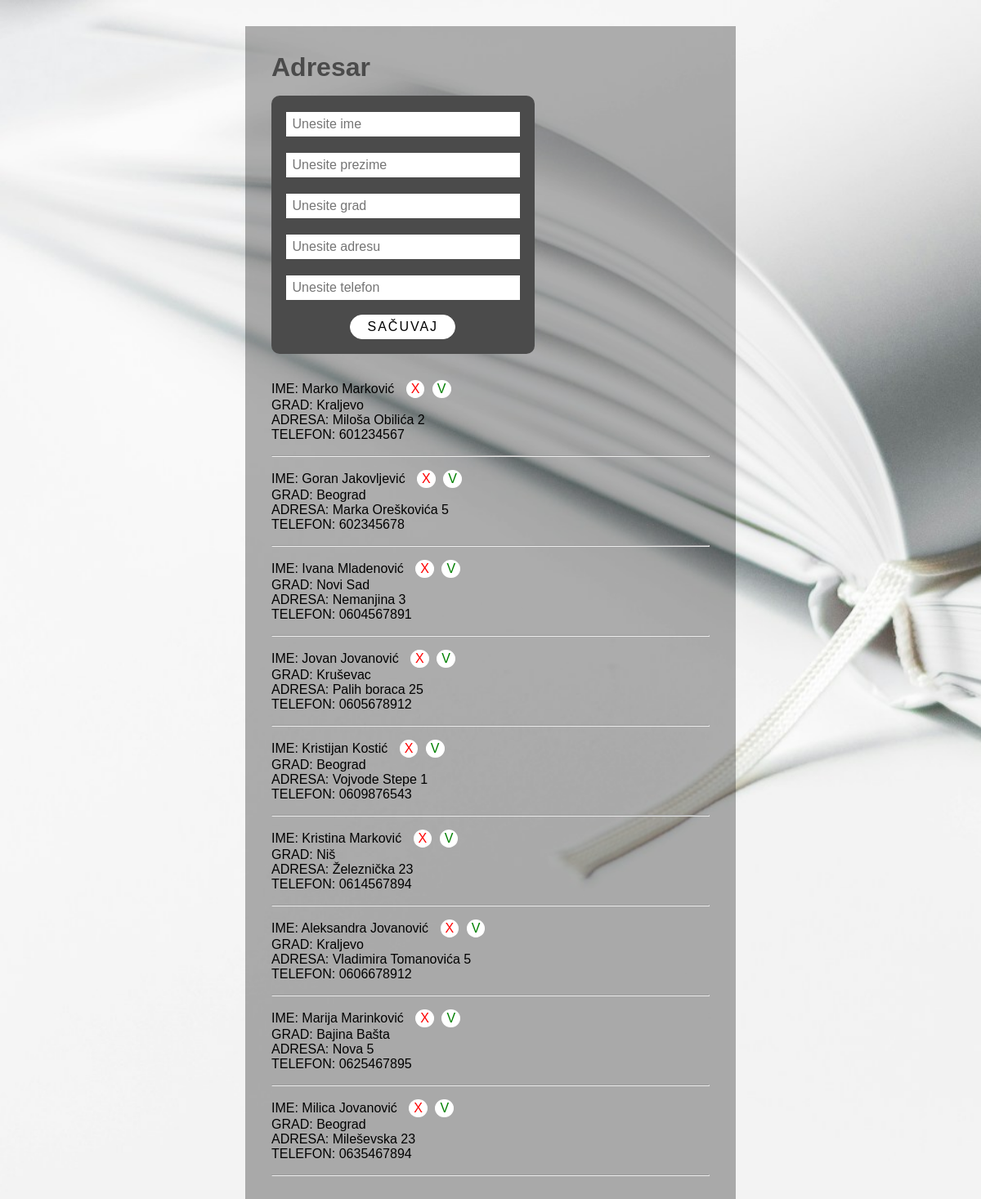
The page /Adresar/index.php on the database its author committed.
### tables this page shows
CREATE TABLE `adresar` (
  `ID` int(11) NOT NULL,
  `IME` varchar(50) NOT NULL,
  `PREZIME` varchar(50) NOT NULL,
  `GRAD` varchar(30) NOT NULL,
  `ADRESA` varchar(50) NOT NULL,
  `TELEFON` varchar(30) NOT NULL
);

### Adresar/index.prikaz.php (the view, shortened to what this page needs)
<form action="sacuvaj.php" method="post">
    <input type="text" name="ime" placeholder="Unesite ime" autofocus>
    <input type="text" name="prezime" placeholder="Unesite prezime">
    <input type="text" name="grad" placeholder="Unesite grad">
    <input type="text" name="adresa" placeholder="Unesite adresu">
    <input type="text" name="telefon" placeholder="Unesite telefon">
    <button type="submit">Sačuvaj</button>
</form>
<?php foreach($rezultat as $red) : ?>
    <?php echo 'IME:' . ' ' . $red['IME'] . ' ' . $red['PREZIME']; ?> <a href="brisanje.php?id=<?php echo $red['ID']; ?>" class="btn">X</a> <a href="izmena.php?id=<?php echo $red['ID']; ?>" class="btn2">V</a> <br>
    <?php echo 'GRAD:' . ' ' . $red['GRAD']; ?> <br>
    <?php echo 'ADRESA:' . ' ' . $red['ADRESA']; ?> <br>
    <?php echo 'TELEFON:' . ' ' . $red['TELEFON']; ?> <hr>
<?php endforeach; ?>

### Adresar/index.php (shortened to what this page needs)
<!DOCTYPE html>
<html lang="en">
<head>
    <link rel="stylesheet" href="style.css?v=<?php echo time(); ?>">
</head>
<body>
<div class="container tabela">
    <h1>Adresar</h1>
    <?php
        require 'konekcija.php';
        $baza = "SELECT * FROM adresar";
        $upit = mysqli_query($konekcija, $baza);
        $rezultat = mysqli_fetch_all($upit, MYSQLI_ASSOC);
        require 'index.prikaz.php';
    ?>
</div>
</body>
</html>

### Adresar/style.css (style rules this page uses)
* { margin: 0; padding: 0; box-sizing: border-box; }
body { background: url(img/address-book.jpg); background-position: center; background-size: cover; background-repeat: no-repeat; background-attachment: fixed; display: flex; align-items: center; justify-content: center; padding: 2rem 0; font-family: 'Arial', sans-serif; }
h1 { padding-bottom: 1rem; color: #4b4b4b; }
.container { width: 50%; margin: auto; }
.tabela { background: linear-gradient(rgba(0, 0, 0, 0.3), rgba(0, 0, 0, 0.3)); padding: 2rem 2rem; }
.tabela hr { margin: 1rem 0; }
form { margin-bottom: 2rem; background: #4b4b4b; padding: 10px; display: flex; flex-direction: column; align-items: center; justify-content: space-between; align-self: flex-start; width: 60%; border-radius: 10px; }
form input { height: 30px; margin: 10px 0; width: 95%; font-size: 1rem; border: 1px solid white; padding-left: 7px; }
form button { background-color: white; text-transform: uppercase; border: 1px solid white; border-radius: 50px; padding: 5px 20px; font-size: 1rem; margin: 0.5rem 0; letter-spacing: 2px; cursor: pointer; transition: .3s ease-in-out; }
a { text-decoration: none; }
.btn { background-color: white; border: 1px solid white; color: red; text-decoration: none; display: inline-block; border-radius: 50%; padding: 1px 5px; margin-left: 10px; transition: .3s ease-in-out; }
.btn2 { background-color: white; border: 1px solid white; color: green; text-decoration: none; display: inline-block; border-radius: 50%; padding: 1px 5px; margin-left: 5px; transition: .3s ease-in-out; }

### rows shown on the page
adresar: IME "Marko", PREZIME "Marković", GRAD "Kraljevo", ADRESA "Miloša Obilića 2", TELEFON "601234567"
adresar: IME "Goran", PREZIME "Jakovljević", GRAD "Beograd", ADRESA "Marka Oreškovića 5", TELEFON "602345678"
adresar: IME "Ivana", PREZIME "Mladenović", GRAD "Novi Sad", ADRESA "Nemanjina 3", TELEFON "0604567891"
adresar: IME "Jovan", PREZIME "Jovanović", GRAD "Kruševac", ADRESA "Palih boraca 25", TELEFON "0605678912"
adresar: IME "Kristijan", PREZIME "Kostić", GRAD "Beograd", ADRESA "Vojvode Stepe 1", TELEFON "0609876543"
adresar: IME "Kristina", PREZIME "Marković", GRAD "Niš", ADRESA "Železnička 23", TELEFON "0614567894"
adresar: IME "Aleksandra", PREZIME "Jovanović", GRAD "Kraljevo", ADRESA "Vladimira Tomanovića 5", TELEFON "0606678912"
adresar: IME "Marija", PREZIME "Marinković", GRAD "Bajina Bašta", ADRESA "Nova 5", TELEFON "0625467895"
adresar: IME "Milica", PREZIME "Jovanović", GRAD "Beograd", ADRESA "Mileševska 23", TELEFON "0635467894"
